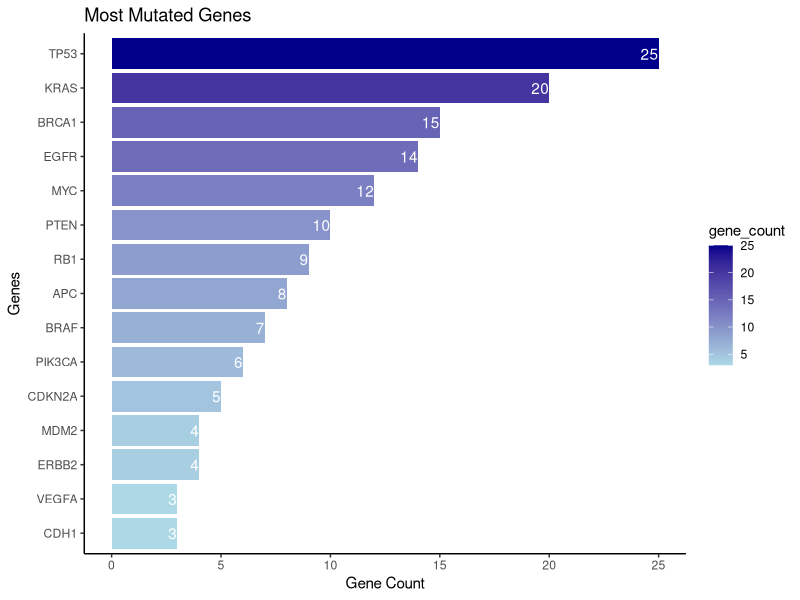
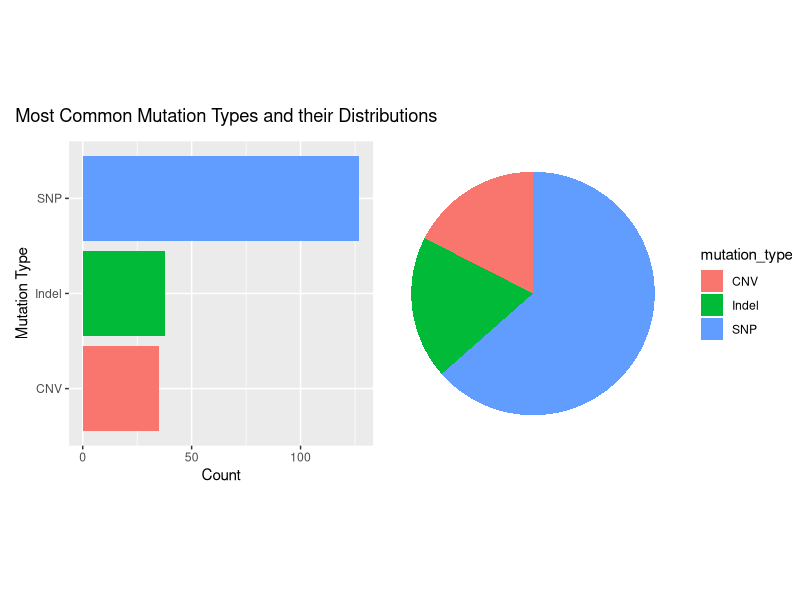
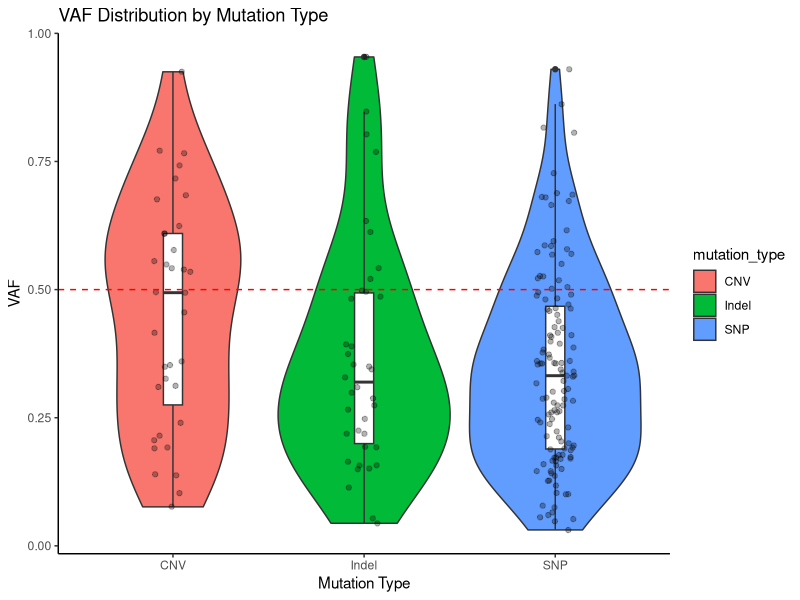
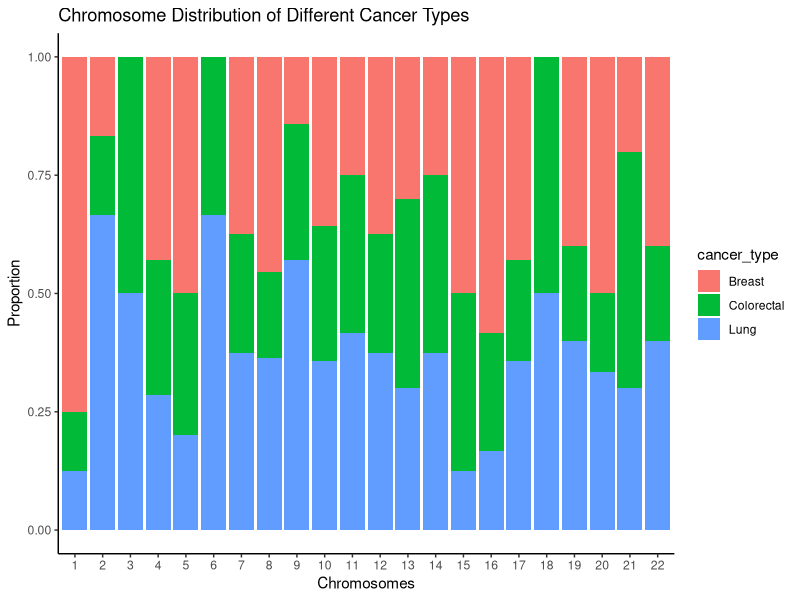
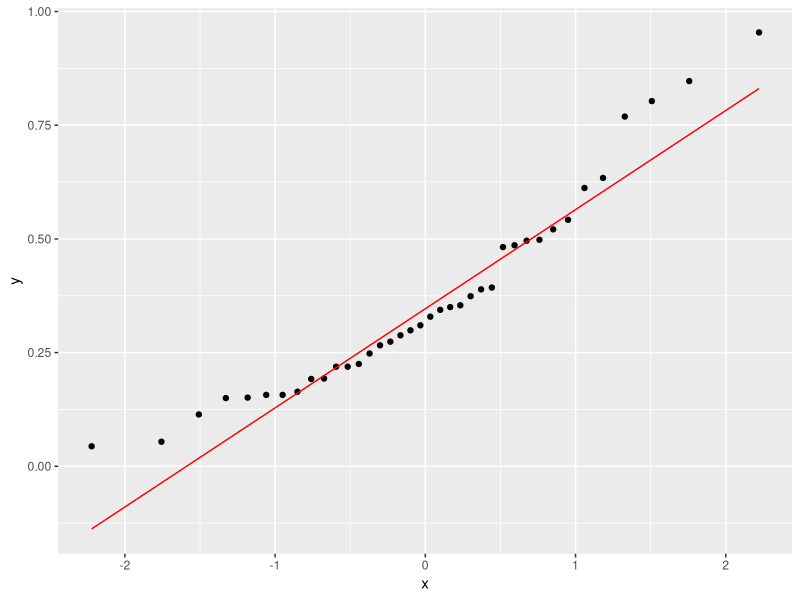
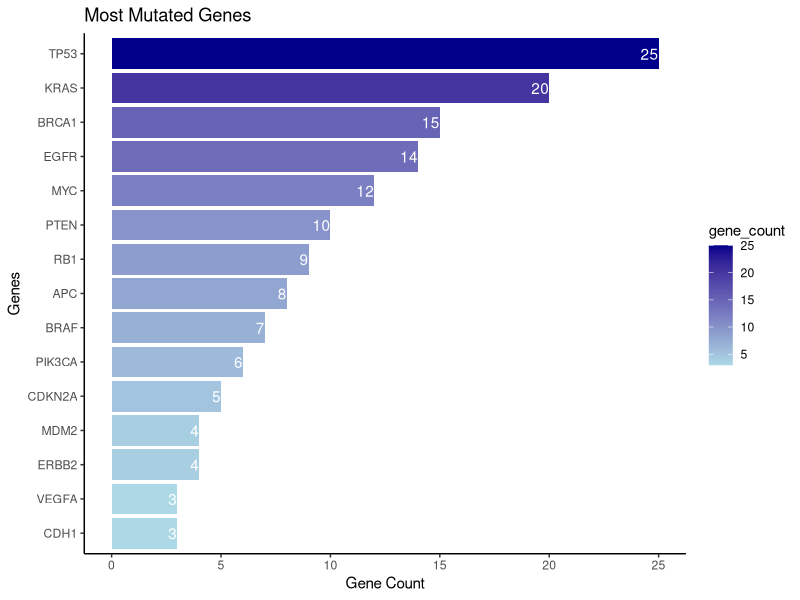
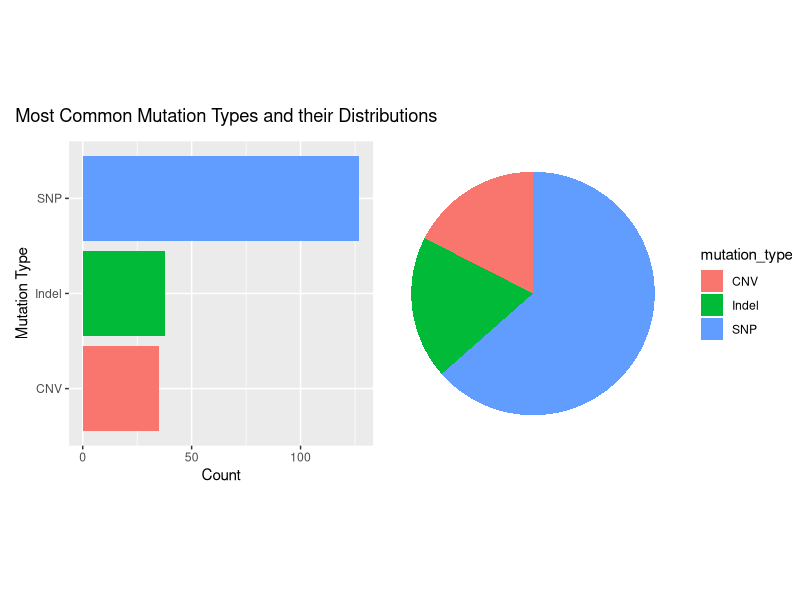
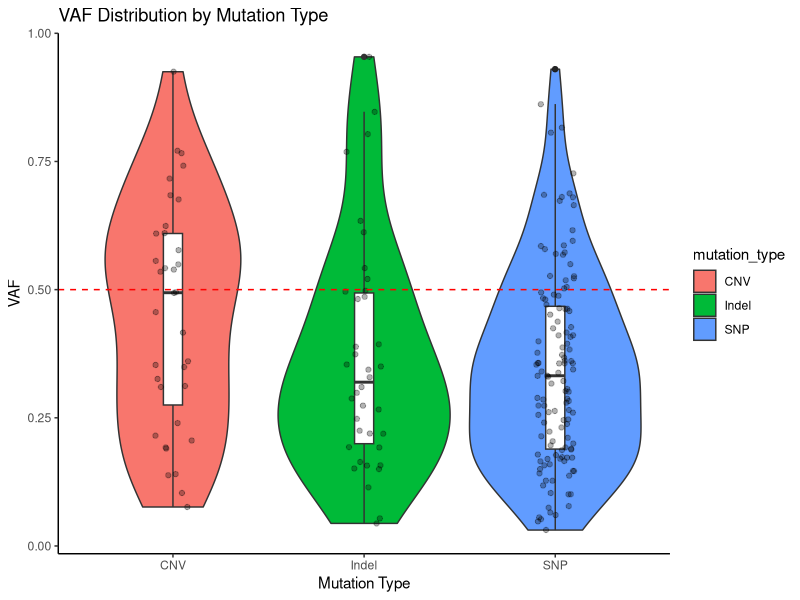

Recreate these plots in R, in order.
library(tidyverse)
library(patchwork)

set.seed(99)
n_mutations <- 200

gene_pool <- c(
  rep("TP53",   25), rep("KRAS",   20), rep("BRCA1",  15),
  rep("EGFR",   14), rep("MYC",    12), rep("PTEN",   10),
  rep("RB1",     9), rep("APC",     8), rep("BRAF",    7),
  rep("PIK3CA",  6), rep("CDKN2A",  5), rep("ERBB2",   4),
  rep("MDM2",    4), rep("VEGFA",   3), rep("CDH1",    3),
  rep("OTHER",  55)
)

mutations <- data.frame(
  mutation_id   = paste0("MUT", 1:n_mutations),
  gene          = sample(gene_pool, n_mutations, replace=FALSE),
  sample_id     = paste0("S", sample(1:40, n_mutations, replace=TRUE)),
  mutation_type = sample(c("SNP","Indel","CNV"),
                         n_mutations, replace=TRUE,
                         prob=c(0.60, 0.25, 0.15)),
  chromosome    = sample(1:22, n_mutations, replace=TRUE),
  vaf           = c(
    rbeta(120, 2, 3),       
    rbeta(50,  1.5, 4),      
    rbeta(30,  3, 2)       
  ),
  cancer_type   = sample(c("Lung","Breast","Colorectal"),
                         n_mutations, replace=TRUE,
                         prob=c(0.40, 0.35, 0.25))
)
gene_pool
mutations
# Make VAF realistic — scale to 0-1
mutations$vaf <- round(mutations$vaf, 3)

head(mutations)
str(mutations)
summary(mutations)

cat(sprintf("%s %d", "Total number of mutations:", nrow(mutations)))
cat(sprintf("%s %d", "Total number of genes affected:", length(unique(mutations$gene))))
cat(sprintf("%s %d", "Total number of samples:", length(unique(mutations$sample_id))))

table(mutations$mutation_type)
prop.table(table(mutations$mutation_type)) * 100

mean(mutations$vaf)
median(mutations$vaf)

mutations %>% 
  summarise(
    mean_vaf = mean(vaf),
    .by = mutation_type
  ) %>% 
  print()

# Mutation Type Distribution
type_counts <- mutations %>% 
  filter(gene != "OTHER") %>% 
  summarise(
    gene_count = n(),
    .by = gene
  )
ggplot(type_counts, aes(x = gene_count, y = reorder(gene, gene_count))) +
geom_bar(stat = "identity", aes(fill = gene_count)) +
scale_fill_gradient(low="lightblue", high="darkblue") +
geom_text(aes(label = gene_count), hjust = 1, colour = "white") +
labs(
  title = "Most Mutated Genes",
  x = "Gene Count",
  y = "Genes"
) +
theme_classic()
ggsave(filename = "fig1_top_genes.png", dpi = 300, width = 9, height = 5)

# Mutation Type Distribution
mutation_counts <- mutations %>% 
  count(mutation_type, name = "counts") %>% 
  mutate(
    pct = (counts / sum(counts)) * 100
  )

p1 <- ggplot(mutation_counts, aes(mutation_type, counts, fill = mutation_type)) +
  geom_bar(stat = "identity") +
  theme(legend.position = "none") +
  labs(
    x = "Mutation Type",
    y = "Count"
  ) +
  coord_flip()

p2 <- ggplot(mutation_counts, aes(x="", y=pct, fill=mutation_type)) +
  geom_bar(stat="identity", width=1) +
  coord_polar("y") +
  theme_void()
p1 + p2 + plot_annotation(
  title = "Most Common Mutation Types and their Distributions"
  ) +
  plot_layout(guides = "collect")
ggsave(filename = "fig2_mutation_types.png", dpi = 300, height = 5, width = 8)

# VAF distribution by mutation type
ggplot(mutations, aes(x = mutation_type, y = vaf)) +
  geom_violin(aes(fill = mutation_type)) +
  geom_boxplot(width = 0.1) +
  geom_jitter(width = 0.1, alpha = 0.3) +
  geom_hline(yintercept = 0.5, linetype = "dashed", colour = "red") +
  labs(
    title = "VAF Distribution by Mutation Type",
    x = "Mutation Type",
    y = "VAF"
  ) +
  theme_classic()
ggsave(filename = "fig3_vaf_distribution.png", dpi = 300, height = 5, width = 8)

# Chromosome Distribution
ggplot(mutations, aes(x = factor(chromosome, levels = 1:22), fill = cancer_type)) +
  geom_bar(position = "fill") +
  labs(
    title = "Chromosome Distribution of Different Cancer Types",
    x = "Chromosomes",
    y = "Proportion"
  ) +
  theme_classic()
ggsave(filename = "fig4_chromosome_distribution.png", dpi = 300, height = 5, width = 9)

########## STATISTICAL TESTS #############
# Do SNPs have higher VAF than Indels?
SNPs <- mutations %>% 
  filter(mutation_type == "SNP")
shapiro.test(SNPs$vaf)

indels <- mutations %>% 
  filter(mutation_type == "Indel")
shapiro.test(indels$vaf)

ggplot(data.frame(x = indels$vaf), aes(sample = x)) +
  stat_qq() +
  stat_qq_line(colour = "red")

wilcox.test(SNPs$vaf, indels$vaf)
# Using the wilcox test, as both data are not normally distributed,
# the test shows a W value of 2,366 and a p-value of 0.8572,
# meaning that any observed differences in the mean is most likely sue to chance,
# and hence, we fail to reject the null hypothesis.

# Is mutation type independent of cancer type?
mutation_cancer_table <- table(mutations$mutation_type, mutations$cancer_type)
chisq_results <- chisq.test(mutation_cancer_table)
chisq_results
chisq_results$residuals
chisq_results$expected
# At an X-squared value of 2.0911, df of 4 and p-value of 0.719,
# There is no significant association between the variables.

# Does VAF differ across all three mutation groups?
aov_results <- aov(vaf ~ mutation_type, data = mutations)
summary(aov_results)
TukeyHSD(aov_results)

# the aov results showed a p-value of 0.0276. Tukey's test showed 
# that the pair with a signifcance difference in means is SNP-CNV.
